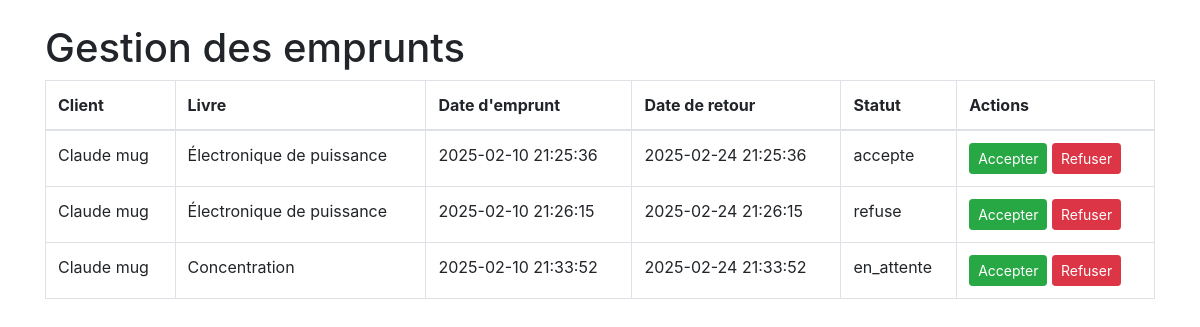
Page /Admin-emprunter.php on the committed database.
### tables this page shows
CREATE TABLE `emprunts` (
  `id` int(11) NOT NULL,
  `idClient` int(11) NOT NULL,
  `idLivre` int(11) NOT NULL,
  `date_emprunt` datetime NOT NULL,
  `date_retour` datetime NOT NULL,
  `statut` enum('en_attente','accepte','refuse') DEFAULT 'en_attente',
  `message_refus` text DEFAULT NULL
);

CREATE TABLE `client` (
  `idclient` int(11) NOT NULL,
  `nom` varchar(50) NOT NULL,
  `prenom` varchar(50) NOT NULL,
  `sexe` enum('Homme','Femme','Autre') NOT NULL,
  `email` varchar(100) NOT NULL,
  `pays` varchar(50) NOT NULL,
  `ville` varchar(50) NOT NULL,
  `mot_de_passe` varchar(255) NOT NULL,
  `newsletter` varchar(10) NOT NULL,
  `partner_offers` varchar(10) NOT NULL
);

CREATE TABLE `livres` (
  `IdLivre` int(10) NOT NULL,
  `Titre` varchar(200) NOT NULL,
  `Auteur` varchar(200) NOT NULL,
  `Categorie` varchar(200) DEFAULT NULL,
  `SubCategorie` varchar(200) DEFAULT NULL,
  `Prix` int(10) NOT NULL,
  `Devise` varchar(10) NOT NULL,
  `Couverture` varchar(500) NOT NULL,
  `Resume` text NOT NULL,
  `Fichier` blob NOT NULL,
  `DateEdit` int(20) NOT NULL
);

### Admin-emprunter.php (the view, shortened to what this page needs)
<?php
$servername = "localhost";
$username = "root";
$password = "";
$dbname = "bibliotheque";
$conn = new mysqli($servername, $username, $password, $dbname);
$empruntsQuery = "SELECT e.id, e.idClient, e.idLivre, e.date_emprunt, e.date_retour, e.statut, e.message_refus,
                         c.Nom, c.Prenom, l.Titre
                  FROM emprunts e
                  JOIN client c ON e.idClient = c.IdClient
                  JOIN livres l ON e.idLivre = l.IdLivre";
$emprunts = $conn->query($empruntsQuery);
?>
<!DOCTYPE html>
<html lang="fr">
<head>
    <link rel="stylesheet" href="https://stackpath.bootstrapcdn.com/bootstrap/4.5.2/css/bootstrap.min.css">
</head>
<body>
<div class="container">
    <h1 class="mt-4">Gestion des emprunts</h1>
    <table class="table table-bordered">
        <thead>
            <tr>
                <th>Client</th>
                <th>Livre</th>
                <th>Date d'emprunt</th>
                <th>Date de retour</th>
                <th>Statut</th>
                <th>Actions</th>
            </tr>
        </thead>
        <tbody>
            <?php while ($emprunt = $emprunts->fetch_assoc()): ?>
                <tr>
                    <td><?php echo htmlspecialchars($emprunt['Prenom'] . ' ' . htmlspecialchars($emprunt['Nom'])); ?></td>
                    <td><?php echo htmlspecialchars($emprunt['Titre']); ?></td>
                    <td><?php echo htmlspecialchars($emprunt['date_emprunt']); ?></td>
                    <td><?php echo htmlspecialchars($emprunt['date_retour']); ?></td>
                    <td><?php echo htmlspecialchars($emprunt['statut']); ?></td>
                    <td>
                        <form method="POST" action="" style="display:inline;">
                            <button type="submit" name="action" value="accepter" class="btn btn-success btn-sm">Accepter</button>
                            <button type="button" class="btn btn-danger btn-sm btn-refuser" data-id="<?php echo htmlspecialchars($emprunt['id']); ?>">Refuser</button>
                        </form>
                    </td>
                </tr>
            <?php endwhile; ?>
        </tbody>
    </table>
</div>
</body>
</html>

### rows in the picture
emprunts: idClient.nom "Claude mug", idLivre.Titre "Électronique de puissance", date_emprunt "2025-02-10 21:25:36", date_retour "2025-02-24 21:25:36", statut "accepte"
emprunts: idClient.nom "Claude mug", idLivre.Titre "Électronique de puissance", date_emprunt "2025-02-10 21:26:15", date_retour "2025-02-24 21:26:15", statut "refuse"
emprunts: idClient.nom "Claude mug", idLivre.Titre "Concentration", date_emprunt "2025-02-10 21:33:52", date_retour "2025-02-24 21:33:52", statut "en_attente"
